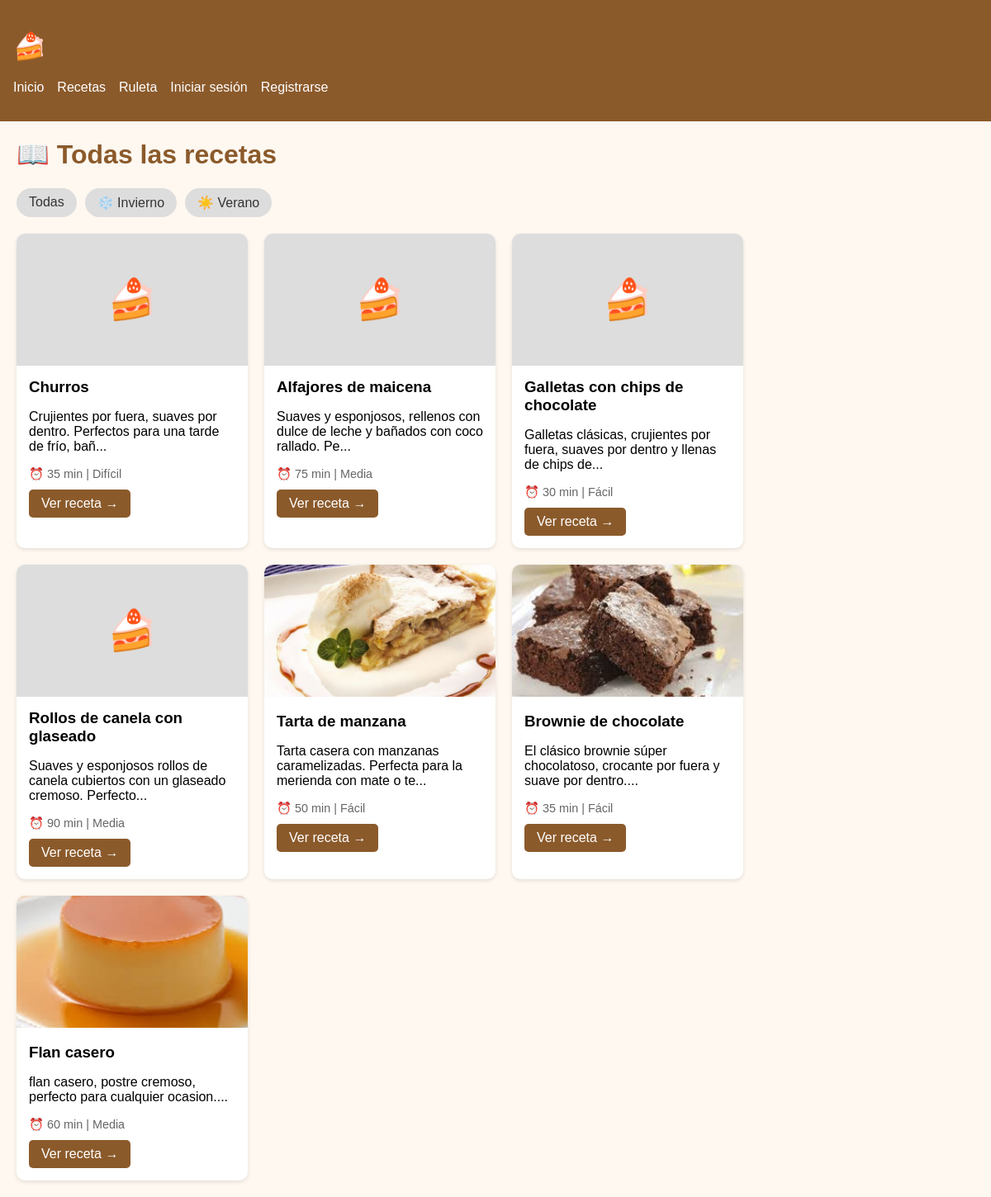
Screenshot of /proyecto_postres/recetas.php?categoria=1 with the database file from the repository.
### tables this page shows
CREATE TABLE `recetas` (
  `id` int(11) NOT NULL,
  `titulo` varchar(100) NOT NULL,
  `descripcion` text DEFAULT NULL,
  `ingredientes` text NOT NULL,
  `instrucciones` text NOT NULL,
  `tiempo_preparacion` int(11) DEFAULT NULL,
  `dificultad` enum('Fácil','Media','Difícil') NOT NULL DEFAULT 'Fácil',
  `imagen_url` varchar(255) DEFAULT NULL,
  `categoria_id` int(11) DEFAULT NULL,
  `usuario_id` int(11) DEFAULT NULL,
  `fecha_creacion` timestamp NOT NULL DEFAULT current_timestamp(),
  `votos_total` int(11) DEFAULT 0,
  `votos_count` int(11) DEFAULT 0
);

### proyecto_postres/recetas.php (the view, shortened to what this page needs)
<?php
require_once 'conexion.php';
?>
<!DOCTYPE html>
<html>
<head>
</head>
<body>
<header>
    <h1>🍰 Postesión</h1>
    <nav>
        <ul>
            <li><a href="index.php">Inicio</a></li>
            <li><a href="recetas.php">Recetas</a></li>
            <li><a href="ruleta.php">Ruleta</a></li>
            <?php if(isset($_SESSION['usuario_id'])): ?>
                <li><a href="perfil.php">👤 <?php echo $_SESSION['nombre_usuario']; ?></a></li>
                <li><a href="subir_receta.php">Subir receta</a></li>
                <li><a href="logout.php">Salir</a></li>
            <?php else: ?>
                <li><a href="login.php">Iniciar sesión</a></li>
                <li><a href="registro.php">Registrarse</a></li>
            <?php endif; ?>
        </ul>
    </nav>
</header>
<div class="container">
    <h1>📖 Todas las recetas</h1>
    <div class="filtros">
        <a href="recetas.php">Todas</a>
        <a href="recetas.php?categoria=1">❄️ Invierno</a>
        <a href="recetas.php?categoria=2">☀️ Verano</a>
    </div>
    <div class="grid-recetas">
        <?php
        $categoria = isset($_GET['categoria']) ? intval($_GET['categoria']) : 0;
        if($categoria > 0) {
            $sql = "SELECT id, titulo, descripcion, tiempo_preparacion, dificultad, imagen_url
                    FROM recetas
                    WHERE categoria_id = $categoria
                    ORDER BY fecha_creacion DESC";
        } else {
            $sql = "SELECT id, titulo, descripcion, tiempo_preparacion, dificultad, imagen_url
                    FROM recetas
                    ORDER BY fecha_creacion DESC";
        }
        $resultado = $conn->query($sql);
        if($resultado->num_rows > 0) {
            while($receta = $resultado->fetch_assoc()) {
                echo '<div class="tarjeta-receta">';
                if(isset($receta['imagen_url']) && !empty($receta['imagen_url']) && file_exists($receta['imagen_url'])) {
                    echo '<img src="' . $receta['imagen_url'] . '" alt="' . htmlspecialchars($receta['titulo']) . '">';
                } else {
                    echo '<div class="sin-imagen">🍰</div>';
                }
                echo '<div class="info">';
                echo '<h3>' . htmlspecialchars($receta['titulo']) . '</h3>';
                echo '<p>' . substr(htmlspecialchars($receta['descripcion']), 0, 80) . '...</p>';
                echo '<div class="meta">⏰ ' . $receta['tiempo_preparacion'] . ' min | ' . $receta['dificultad'] . '</div>';
                echo '<a href="receta_detalle.php?id=' . $receta['id'] . '" class="ver-receta">Ver receta →</a>';
                echo '</div></div>';
            }
        } else {
            echo '<p>No hay recetas disponibles.</p>';
        }
        ?>
    </div>
</div>
</body>
</html>

### proyecto_postres/recetas.php (style rules this page uses)
body { font-family: Arial; margin: 0; background: #fef8f0; }
header { background: #8b5a2b; color: white; padding: 1rem; }
nav ul { list-style: none; display: flex; gap: 1rem; padding: 0; }
nav a { color: white; text-decoration: none; }
.container { max-width: 1200px; margin: 20px auto; padding: 0 20px; }
h1 { color: #8b5a2b; }
.filtros { margin: 20px 0; display: flex; gap: 10px; flex-wrap: wrap; }
.filtros a { background: #ddd; padding: 8px 15px; text-decoration: none; border-radius: 20px; color: #333; }
.grid-recetas { display: flex; gap: 20px; flex-wrap: wrap; justify-content: flex-start; }
.tarjeta-receta { width: 280px; background: white; border-radius: 10px; overflow: hidden; box-shadow: 0 2px 5px rgba(0,0,0,0.1); }
.tarjeta-receta img { width: 100%; height: 160px; object-fit: cover; }
.sin-imagen { height: 160px; background: #ddd; text-align: center; line-height: 160px; font-size: 3rem; }
.info { padding: 15px; }
.info h3 { margin: 0 0 10px; }
.meta { font-size: 0.9rem; color: #666; margin: 10px 0; }
.ver-receta { background: #8b5a2b; color: white; padding: 8px 15px; text-decoration: none; border-radius: 5px; display: inline-block; }

### rows the page displays
recetas: titulo "Churros", descripcion "Crujientes por fuera, suaves por dentro. Perfectos para una tarde de frío, bañ", tiempo_preparacion "35", dificultad "Difícil"
recetas: titulo "Alfajores de maicena", descripcion "Suaves y esponjosos, rellenos con dulce de leche y bañados con coco rallado. Pe", tiempo_preparacion "75", dificultad "Media"
recetas: titulo "Galletas con chips de chocolate", descripcion "Galletas clásicas, crujientes por fuera, suaves por dentro y llenas de chips de", tiempo_preparacion "30", dificultad "Fácil"
recetas: titulo "Rollos de canela con glaseado", descripcion "Suaves y esponjosos rollos de canela cubiertos con un glaseado cremoso. Perfecto", tiempo_preparacion "90", dificultad "Media"
recetas: imagen_url (picture), titulo "Tarta de manzana", descripcion "Tarta casera con manzanas caramelizadas. Perfecta para la merienda con mate o te", tiempo_preparacion "50", dificultad "Fácil"
recetas: imagen_url (picture), titulo "Brownie de chocolate", descripcion "El clásico brownie súper chocolatoso, crocante por fuera y suave por dentro.", tiempo_preparacion "35", dificultad "Fácil"
recetas: imagen_url (picture), titulo "Flan casero", descripcion "flan casero, postre cremoso, perfecto para cualquier ocasion.", tiempo_preparacion "60", dificultad "Media"
